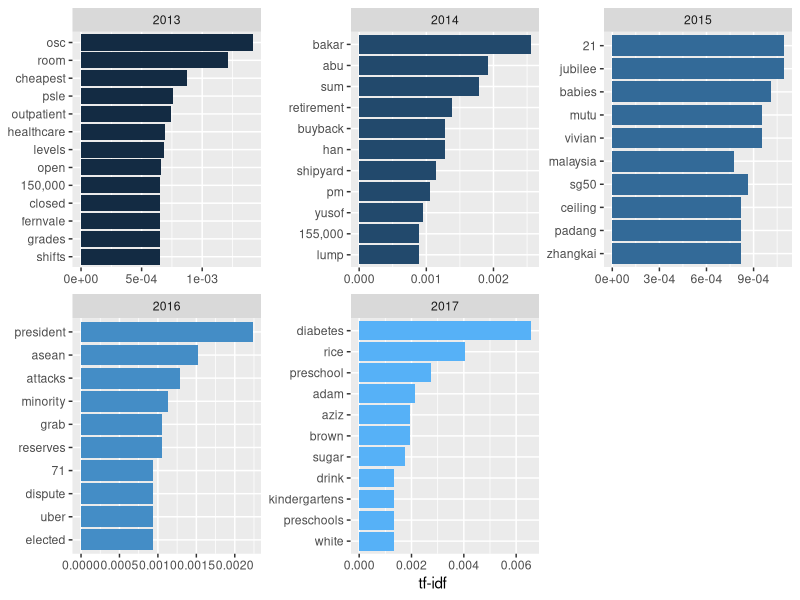

The R script that drew this image:
library(tidyverse)
library(tidytext)

df1 <- read_csv("pm_lee.csv")

colnames(df1) <- c("text","year")

year_words <- df1 %>%
  unnest_tokens(word, text) %>%
  count(year, word, sort = TRUE) %>%
  ungroup()

total_words <- year_words %>% 
  group_by(year) %>% 
  summarize(total = sum(n))

year_words <- left_join(year_words, total_words)

year_words <- year_words %>%
  bind_tf_idf(word, year, n)

year_words %>%
  select(-total) %>%
  arrange(desc(tf_idf))

year_words %>%
  arrange(desc(tf_idf)) %>%
  mutate(word = factor(word, levels = rev(unique(word)))) %>% 
  group_by(year) %>% 
  top_n(10) %>% 
  ungroup %>%
  ggplot(aes(word, tf_idf, fill = year)) +
  geom_col(show.legend = FALSE) +
  labs(x = NULL, y = "tf-idf") +
  facet_wrap(~year, ncol = 3, scales = "free") +
  coord_flip()
